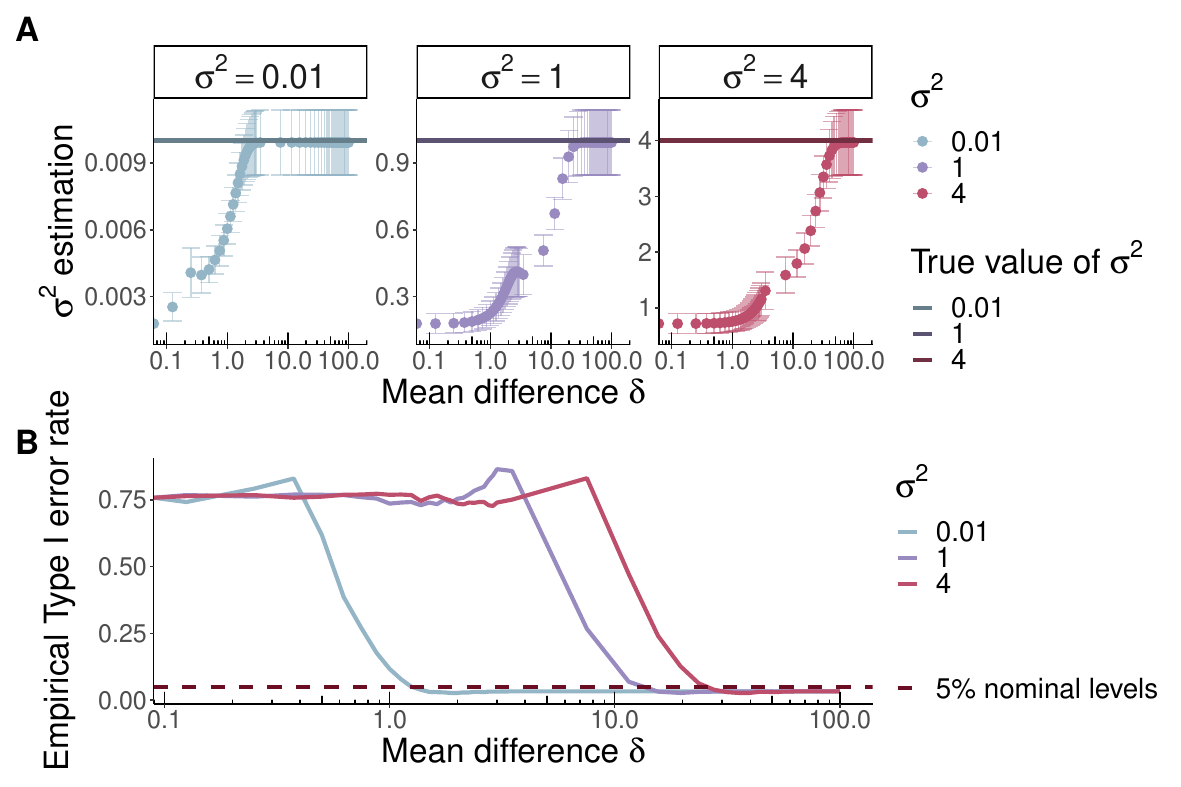

This figure's R source:
# --------------------------------- Figure 3 --------------------------------- #

library(DataFission)
library(datathin)
library(ggplot2)
library(pbapply)
library(dplyr)
library(latex2exp)
library(patchwork)
theme_set(theme_bw())

#-- Functions 
source("utils.R")

kernel <- function(u, h) {
  a <- h *sqrt(3)
  return(ifelse(abs(u) < a, 0.5/a, 0))
}

weightvar <- function(x,obs, h = NULL){
  if (is.null(h)) {
    h <- sd(x) * (4/(3*n))^(1/5)
  }
  weigth <- kernel(x-obs, h)
  return(modi::weighted.var(obs, weigth))
}

local_var <- function(x){
  n <- length(x)
  h0 <- ks::hpi(x, deriv.order = 1)
  pilot <- ks::kde(x, h = h0, eval.points=x)$estimate
  lambda <- exp(mean(log(pilot)))
  hi <- h0*sqrt(lambda/pilot)
  variance_wk <- sapply(1:n, FUN = function(i){weightvar(x[i], obs = x, h = hi[i])})
  return(variance_wk)
}


sim_fun <- function(seed, delta=20, n=100, sd = 1, tau = 0.4){
  set.seed(250124*seed)
  X <- c(rnorm(n/2, mean = 0, sd = sd),
         rnorm(n/2, mean = delta, sd = sd))
  variance <- local_var(X)
  Z <- sapply(variance, function(s){rnorm(1, mean = 0, sd = sqrt(s))})
  fX  <- X + tau*Z 
  gX <- X - (1/tau)*Z 
  
  cl <- kmeans(fX, centers = 3, nstart = 100)$cluster
  df <- data.frame(gX = gX, 
                   Cluster = as.factor(cl))
  
  clToTest <- order_cluster(gX, cl)
  res.ttest <- t.test(gX[cl ==clToTest[1]], gX[cl==clToTest[2]])$p.value
  return(data.frame(pval = res.ttest,
                    Variance_hat = mean(variance)))
}

apply_sim_delta <- function(seed, delta_grid, n=100, sd = 1, tau = 0.4){
  res_delta <- lapply(delta_grid, function(d){
    res_temp <- sim_fun(seed = seed, delta = d, sd = sd)
    return(res_temp)})
  temp <- do.call("rbind.data.frame", res_delta)
  temp$delta <- delta_grid
  return(temp)
}

apply_sim_delta_sigma <- function(seed, delta_grid, n=100, sd_grid, tau = 0.4){
  res_sigma <- lapply(sd_grid, function(s){
    res_temp <- apply_sim_delta(seed = seed, delta_grid = delta_grid, n = n, sd = s, tau = .4)
    res_temp$sigma <- s
    return(res_temp)
  })
  temp <- do.call("rbind.data.frame", res_sigma)
  return(temp)
}

#--Param 
n <- 100
delta_grid <- c(seq(0, 3, length.out = 25), seq(3.5, 100, length.out = 25))
tau <- .4
sigma <- c(0.1, 1, 2) 
nsimu <- 1000

res_sim <- pblapply(1:nsimu, function(ns){
  res <- apply_sim_delta_sigma(seed = ns, delta_grid = delta_grid, n = n, sd_grid = sigma, tau = tau)
  return(res)
  }, cl = 5)

df <- do.call(rbind.data.frame,res_sim) %>%
  group_by(delta, sigma) %>%
  summarise(TypeI = mean(pval < 0.05), 
            Variance= mean(Variance_hat),
            sdVariance_hat = sd(Variance_hat)) %>%
  mutate(sigma_lab = paste0("sigma^2==", sigma^2))

plot_typeI <- df %>% 
  ggplot() + 
  aes(x=delta, y = TypeI, colour = sigma_lab) +
  # geom_point(size = 3) +
  geom_line(size = 1.4) +
  scale_colour_manual(name = TeX(r'($\sigma^2$)'),
                      values = c("#93B5C6", "#998bc0", "#BD4F6C"),
                      labels = c(0.01, 1, 4)) +
  ggnewscale::new_scale_colour() +
  geom_hline(aes(yintercept = 0.05, 
                 colour = "5% nominal levels"),
             linetype = 2,
             size = 1.2) +
  scale_colour_manual(name = "",
                      values = "#6C0E23") +
  scale_x_log10() +
  xlab(TeX(r'(Mean difference $\delta$)')) +
  annotation_logticks(sides = "b") +
  ylab("Empirical Type I error rate") +
  theme_classic() +
  theme(axis.title = element_text(size = 24), 
        axis.text = element_text(size = 18),
        legend.text = element_text(size = 20),
        legend.title = element_text(size = 24), 
        strip.text = element_text(size = 24),
        plot.tag = element_text(face = "bold", size = 24)) +
  NULL

plot_est <- df %>% mutate(Upper = Variance + sdVariance_hat, 
                          Lower = Variance - sdVariance_hat) %>%
  ggplot() +
  aes(x=delta, y = Variance, colour = sigma_lab) +
  geom_point(size = 3) +
  geom_errorbar(aes(x = delta, ymin =Lower, ymax = Upper), width = 0.3, alpha = .5) +
  facet_wrap(~sigma_lab, scales = "free_y", labeller = label_parsed) +
  scale_colour_manual(name = TeX(r'($\sigma^2$)'),
                     values = c("#93B5C6", "#998bc0", "#BD4F6C"),
                     labels = c(0.01, 1, 4)) +
  ggnewscale::new_scale_colour() +
  geom_hline(aes(yintercept = sigma^2, colour = sigma_lab), size = 1.4) + 
  scale_colour_manual(name = TeX(r'(True value of $\sigma^2$)'),
                      values = c("#677f8b",
                                 "#5c5373",
                                 "#712f41"),
                      labels = c(0.01, 1, 4)) +
  scale_x_log10() +
  annotation_logticks(sides = "b") +
  xlab(TeX(r'(Mean difference $\delta$)')) +
  ylab(TeX(r'($\sigma^2$ estimation)')) +
  theme_classic() +
  theme(axis.title = element_text(size = 24), 
        axis.text = element_text(size = 18),
        legend.text = element_text(size = 20),
        legend.title = element_text(size = 24), 
        strip.text = element_text(size = 24),
        plot.tag = element_text(face = "bold", size = 24)) +
  NULL

plot_est/plot_typeI + plot_annotation(tag_levels = "A") & 
  theme(plot.tag = element_text(face = "bold", size = 24))
ggsave(filename = "figures/figure3.pdf", 
       width = 300,
       height = 200, 
       units = "mm",
       dpi = 600)
